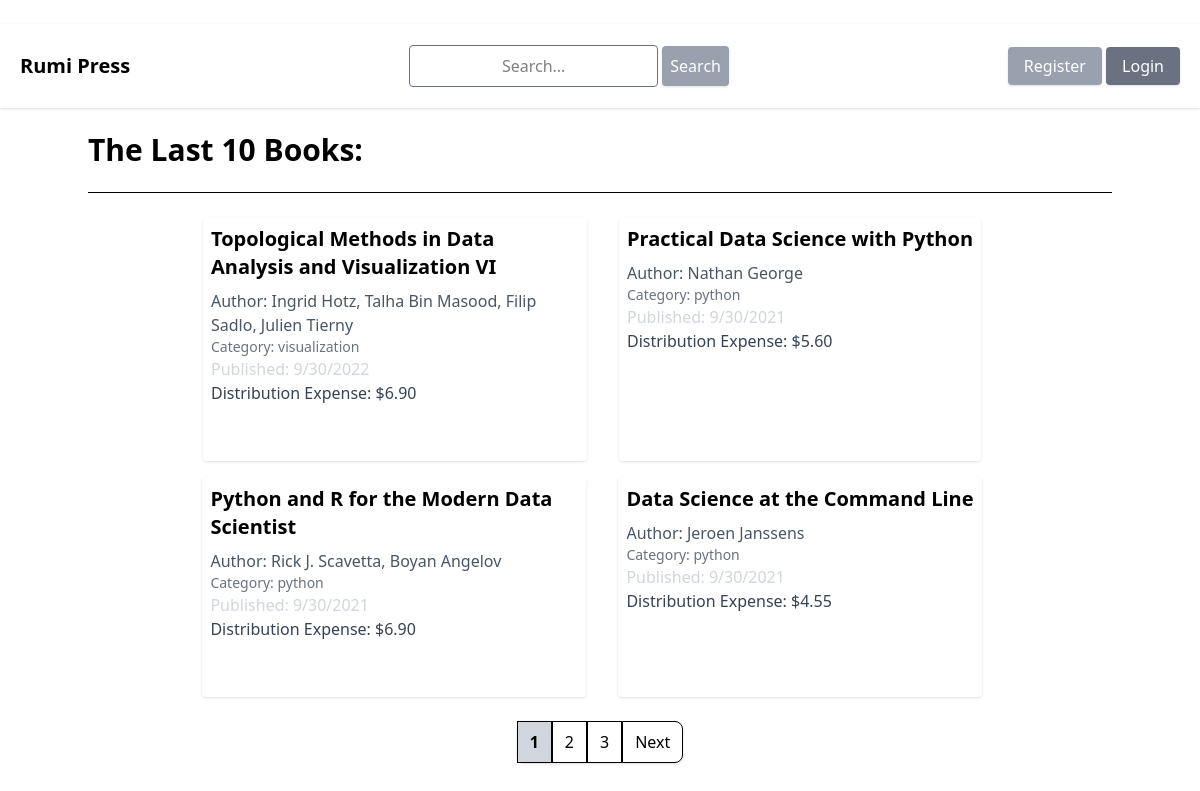
The page / on the database its author committed.
### app/models.py (models this page shows, shortened)
class Book(models.Model):
    book_id = models.CharField(max_length=100)
    title = models.CharField(max_length=500)
    subtitle = models.CharField(max_length=300)
    authors = models.CharField(max_length=150)
    publisher = models.CharField(max_length=250)
    published_date = models.CharField(max_length=100)
    category = models.ForeignKey(Category, on_delete=models.CASCADE)
    distribution_expense = models.DecimalField(max_digits=6, decimal_places=2)

class Category(models.Model):
    name = models.CharField(max_length=150, unique=True)
    description = models.TextField(blank=True, null=True)
    def __str__(self):
        return self.name

### app/views.py (the view)
# urls.py: path('', views.books_view, name='books'),
def books_view(request):
    search = request.GET.get('search')
    page_number = request.GET.get('page')
    user_manager = request.user.groups.filter(name='Manager').exists()
    if search:
        books = Book.objects.filter(title__icontains=search, authors__icontains=search, subtitle__icontains=search)
    else:
        books = Book.objects.all().order_by('-published_date')[:10]
    paginator = Paginator(books, 4)
    page_obj = Paginator.get_page(paginator, page_number)
    context = {
        'books' : books,
        'page_obj' : page_obj,
        'user_manager' : user_manager,
    }
    return render(request, 'pages/book_list.html', context)

### app/templates/pages/book_list.html (shortened to what this page needs)
{% extends 'core/base.html' %}
{% block content %}
<br>
<div class="container mx-auto">
    <h2 class="text-3xl font-extrabold">The Last 10 Books:</h2>
    <br>
    <hr>
    <br>
    <div class="flex flex-wrap justify-center gap-4">
    {% for book in page_obj %}
        <div class="max-w-sm shadow rounded p-2">
            <h3 class="text-xl mb-2 font-bold">{{ book.title }}</h3>
            <p class="text-gray-600 ">Author: {{ book.authors }}</p>
            <p class="text-gray-500 text-sm">Category: {{ book.category }}</p>
            <p class="text-gray-300">Published: {{ book.published_date }}</p>
            <p class="text-gray-700">Distribution Expense: ${{ book.distribution_expense }}</p>
            <br>
            <br>
        </div>
        <br>
    {% endfor %}
    </div>
    <br>
    <div class="flex justify-center">
        <nav class="inline-flex shadow rounded-lg">
            {% for num in page_obj.paginator.page_range %}
            <a href="?page={{ num }}" class="px-3 py-2 border hover:bg-gray-200 {% if page_obj.number == num %} bg-gray-300 font-bold{% endif %}">
                {{ num }}
            </a>
            {% endfor %}
            {% if page_obj.has_next %}
            <a href="?page={{ page_obj.next_page_number }}" class="px-3 py-2 border rounded-r-lg hover:bg-gray-200">
                Next
            </a>
            {% endif %}
        </nav>
    </div>
</div>
{% endblock content %}

### app/templates/core/base.html (shortened to what this page needs)
<!DOCTYPE html>
<html lang="en">
<head>
    <script src="https://unpkg.com/@tailwindcss/browser@4"></script>
</head>
<body>
    <br>
    <nav class="width-w bg-white shadow flex items-center justify-between">
        <div>
            <ul class="text-xl font-bold m-5 py-2"><a href="{% url 'books' %}">Rumi Press</a></ul>
        </div>
        <div>
            <form action="" method="get">
                <input type="text" name="search" class="border border-gray-500 rounded text-center p-2" placeholder="Search...">
                <button type="submit" class="bg-gray-400 p-2 rounded shadow text-white " style="cursor: pointer;">Search</button>
            </form>
        </div>
        {% if request.user.is_authenticated %}
        <div class="relative m-5 flex gap-2 p-2 items-center">
          <br>
            <a href="{% url 'categories' %}" class="bg-gray-300 rounded shadow p-2">Cateogires</a>
            <button id="dropdownButton" class="flex items-center space-x-2 bg-gray-700 px-4 py-2 rounded hover:bg-gray-600">
              <span class="text-white">{{ request.user.username }}</span>
              <svg class="w-5 h-5" xmlns="http://www.w3.org/2000/svg" fill="none" viewBox="0 0 24 24" stroke="currentColor">
                <path stroke-linecap="round" stroke-linejoin="round" stroke-width="2" d="M19 9l-7 7-7-7" />
              </svg>
            </button>
            <div id="dropdownMenu" class="absolute hidden bg-gray-700 text-white rounded mt-2 w-40 shadow">
              <a href="{% url 'add_category' %}" class="block px-4 py-2 hover:bg-gray-600 text-white">Add Category</a>
              <a href="{% url 'add_book' %}" class="block px-4 py-2 hover:bg-gray-600 text-white">Add Book</a>
              {% if request.user.is_staff %}
                <a href="{% url 'import' %}" class="block px-3 py-2 hover:bg-gray-600 text-white">Import Data</a>
              {% endif %}
              <a href="{% url 'report' %}" class="block px-3 py-2 hover:bg-gray-600 text-white">Report</a>
              <a href="{% url 'logout' %}" class="block px-4 py-2 bg-red-500 hover:bg-red-600 text-white">Logout</a>
            </div>
        </div>
        {% else %}
        <div class="m-5">
          <a href="{% url 'register' %}" class="bg-gray-400 rounded shadow p-2 px-4 py-2 text-white hover:text-white hover:bg-gray-500">Register</a>
          <a href="{% url 'login' %}" class="bg-gray-500 rounded shadow p-2 px-4 py-2 text-white hover:text-white hover:bg-gray-600">Login</a>
        </div>
        {% endif %}
    </nav>
    {% block content %}
    {% endblock content %}
</body>
</html>

### rows shown on the page
Book: title "Practical Data Science with Python", authors "Nathan George", category "python", published_date "9/30/2021", distribution_expense "5.60"
Book: title "Python and R for the Modern Data Scientist", authors "Rick J. Scavetta, Boyan Angelov", category "python", published_date "9/30/2021", distribution_expense "6.90"
Book: title "Data Science at the Command Line", authors "Jeroen Janssens", category "python", published_date "9/30/2021", distribution_expense "4.55"

### other values the page prints
{{ num }} "1" "2" "3"
